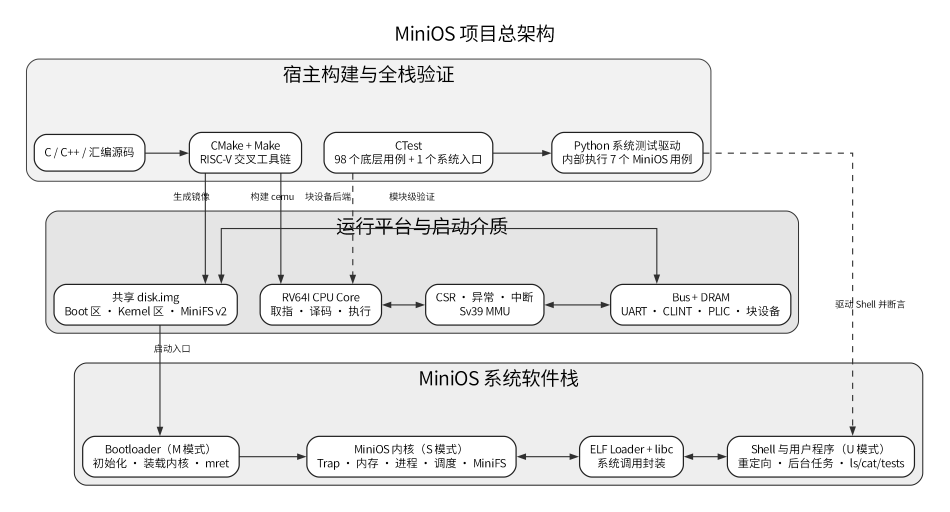
#> input picture docs/02_reports/course_design/figures/fig01_project_architecture.png, 2848 x 1535 px, found by its file name (shown at 1/3 size)
$ python build_markdown_report.py
#> lines starting #> are read from the running program, lines starting #| are printed output that depends on the picture
from __future__ import annotations

import re
import shutil
import subprocess
from pathlib import Path

from PIL import Image


ROOT = Path(__file__).resolve().parents[2]
SOURCE = ROOT / "docs" / "项目报告.md"
OUTPUT = ROOT / "docs" / "output"
IMAGES = OUTPUT / "report_images"
FINAL_ASSETS = ROOT / "docs" / "report_assets" / "final"
REPORT = OUTPUT / "MiniOS项目报告_架构增强版_张晓文_20231071455.md"

DOT = shutil.which("dot") or r"D:\develop\Graphviz-14.1.1-win64\bin\dot.exe"


GRAPH_STYLE = r'''
graph [
  bgcolor="white",
  pad="0.25",
  nodesep="0.30",
  ranksep="0.48",
  splines="ortho",
  fontname="Noto Sans SC",
  fontsize=13
];
node [
  shape=box,
  style="rounded,filled",
  fillcolor="white",
  color="#202020",
  penwidth=1.2,
  fontname="Noto Sans SC",
  fontsize=11,
  margin="0.14,0.09"
];
edge [
  color="#303030",
  penwidth=1.1,
  arrowsize=0.7,
  fontname="Noto Sans SC",
  fontsize=9
];
'''


PROJECT_DOT = rf'''
digraph project_architecture {{
  rankdir=TB;
  newrank=true;
  {GRAPH_STYLE}
  label="MiniOS 项目总架构";
  labelloc=t;
  fontsize=19;

  subgraph cluster_build {{
    label="宿主构建与全栈验证";
    style="rounded,filled"; color="#444444"; fillcolor="#f2f2f2";
    source [label="C / C++ / 汇编源码"];
    build [label="CMake + Make\nRISC-V 交叉工具链"];
    ctest [label="CTest\n98 个底层用例 + 1 个系统入口"];
    systemtest [label="Python 系统测试驱动\n内部执行 7 个 MiniOS 用例"];
    {{rank=same; source; build; ctest; systemtest;}}
    source -> build;
    ctest -> systemtest [label="统一入口"];
  }}

  subgraph cluster_platform {{
    label="运行平台与启动介质";
    style="rounded,filled"; color="#333333"; fillcolor="#e5e5e5";
    cpu [label="RV64I CPU Core\n取指 · 译码 · 执行"];
    privileged [label="CSR · 异常 · 中断\nSv39 MMU"];
    busdev [label="Bus + DRAM\nUART · CLINT · PLIC · 块设备"];
    image [label="共享 disk.img\nBoot 区 · Kernel 区 · MiniFS v2"];
    {{rank=same; cpu; privileged; busdev; image;}}
    cpu -> privileged [dir=both];
    privileged -> busdev [dir=both, label="访存 / 中断"];
    busdev -> image [dir=both, label="块设备后端"];
  }}

  subgraph cluster_system {{
    label="MiniOS 系统软件栈";
    style="rounded,filled"; color="#222222"; fillcolor="#eeeeee";
    boot [label="Bootloader（M 模式）\n初始化 · 装载内核 · mret"];
    kernel [label="MiniOS 内核（S 模式）\nTrap · 内存 · 进程 · 调度 · MiniFS"];
    runtime [label="ELF Loader + libc\n系统调用封装"];
    user [label="Shell 与用户程序（U 模式）\n重定向 · 后台任务 · ls/cat/tests"];
    {{rank=same; boot; kernel; runtime; user;}}
    boot -> kernel [label="加载并进入"];
    kernel -> runtime [dir=both, label="ELF / ecall"];
    runtime -> user [dir=both];
  }}

  build -> cpu [label="构建 cemu"];
  build -> image [label="生成镜像"];
  image -> boot [label="启动入口"];
  systemtest -> user [label="驱动 Shell 并断言", style=dashed];
  ctest -> cpu [label="模块级验证", style=dashed];
}}
'''


SIMULATOR_DOT = rf'''
digraph simulator_architecture {{
  rankdir=LR;
  {GRAPH_STYLE}
  label="cemu 模拟器总架构";
  labelloc=t;
  fontsize=19;

  subgraph cluster_front {{
    label="程序入口与运行控制";
    style="rounded,filled"; color="#444444"; fillcolor="#f2f2f2";
    main [label="main.cpp\n参数解析 · 镜像加载"];
    loop [label="仿真主循环\n单步 / 连续运行 / 退出"];
    monitor [label="日志与调试接口"];
    main -> loop;
    loop -> monitor [dir=both];
  }}

  subgraph cluster_cpu {{
    label="CPU Core";
    style="rounded,filled"; color="#222222"; fillcolor="#dedede";
    pc [label="PC + 32 个通用寄存器"];
    fetch [label="Instruction Fetch"];
    decode [label="Instruction Decoder"];
    exec [label="Instruction Executor\nRV64I + M 扩展"];
    pc -> fetch;
    fetch -> decode;
    decode -> exec;
    exec -> pc [label="写回 / 下一 PC"];
  }}

  subgraph cluster_priv {{
    label="特权架构";
    style="rounded,filled"; color="#444444"; fillcolor="#eeeeee";
    csr [label="CSR File\nmstatus / sstatus / satp ..."];
    except [label="Exception & Trap\n委托 · 向量入口 · mret/sret"];
    mmu [label="Sv39 MMU\nTLB-less 页表遍历"];
    csr -> except [dir=both];
    csr -> mmu [label="satp / 权限"];
  }}

  subgraph cluster_mem {{
    label="存储互连";
    style="rounded,filled"; color="#444444"; fillcolor="#f2f2f2";
    bus [label="Bus / 地址译码"];
    dram [label="DRAM"];
    bus -> dram [dir=both];
  }}

  subgraph cluster_dev {{
    label="内存映射设备";
    style="rounded,filled"; color="#444444"; fillcolor="#e7e7e7";
    uart [label="UART\n终端输出与轮询输入"];
    clint [label="CLINT\nmtime / mtimecmp"];
    plic [label="PLIC\n外部中断汇聚"];
    block [label="Block Device\ndisk.img 后端"];
  }}

  loop -> fetch [label="驱动执行"];
  fetch -> mmu [label="取指地址"];
  exec -> mmu [label="Load / Store"];
  mmu -> bus [dir=both, label="物理访问"];
  exec -> csr [dir=both, label="CSR 指令"];
  exec -> except [label="同步异常"];
  except -> pc [label="Trap PC / 返回 PC"];
  bus -> uart [dir=both];
  bus -> clint [dir=both];
  bus -> plic [dir=both];
  bus -> block [dir=both];
  clint -> except [label="定时器中断", constraint=false];
  plic -> except [label="外部中断", constraint=false];
  uart -> plic [label="IRQ", style=dashed];
}}
'''


OS_DOT = rf'''
digraph os_architecture {{
  rankdir=TB;
  newrank=true;
  {GRAPH_STYLE}
  label="MiniOS 操作系统总架构";
  labelloc=t;
  fontsize=19;

  subgraph cluster_m {{
    label="M 模式：Bootloader 与机器级初始化";
    style="rounded,filled"; color="#222222"; fillcolor="#e1e1e1";
    boot1 [label="阶段 1\n栈 · BSS · CSR · 中断委托"];
    boot2 [label="阶段 2\n从块设备装载内核"];
    enter [label="设置入口与参数\nmret 进入 S 模式"];
    {{rank=same; boot1; boot2; enter;}}
    boot1 -> boot2 -> enter;
  }}

  subgraph cluster_s {{
    label="S 模式：MiniOS 内核";
    style="rounded,filled"; color="#222222"; fillcolor="#eeeeee";
    core [label="启动、Trap 与系统调用\n上下文保存/恢复 · syscall 分派\n时钟中断与抢占点"];
    vm [label="内存管理\n物理页分配 · Sv39 页表\n用户代码/数据/栈"];
    proc [label="进程、调度与同步\nPCB · fork/execve/waitpid\nFCFS/RR · semaphore/mutex"];
    fs [label="文件系统与设备\nfd · MiniFS v2 · 块缓存\nUART 与块设备驱动"];
    loader [label="程序装载\nELF Loader\n地址空间替换"];
    {{rank=same; core; vm; proc; fs; loader;}}
    core -> proc [label="创建 / 等待"];
    core -> fs [label="文件系统调用"];
    proc -> vm [dir=both, label="切换地址空间"];
    loader -> vm [label="建立映射"];
    fs -> loader [label="读取 ELF"];
  }}

  subgraph cluster_u {{
    label="U 模式：ELF 用户空间";
    style="rounded,filled"; color="#222222"; fillcolor="#e7e7e7";
    libc [label="libc 与 syscall 封装"];
    shell [label="Shell\n命令解析 · 重定向 · 后台任务"];
    programs [label="用户程序\nls · cat · echo · 系统测试"];
    {{rank=same; libc; shell; programs;}}
    libc -> shell;
    shell -> programs [dir=both];
  }}

  enter -> core [label="S 模式入口"];
  libc -> core [dir=both, label="ecall / sret"];
  fs -> shell [label="终端与文件 I/O"];
  loader -> programs [label="装载执行"];
  boot2 -> fs [dir=both, label="共享 disk.img", style=dashed];
}}
'''


def render_dot(name: str, source: str) -> None:
#> called with name = 'fig01_project_architecture'
    dot_path = IMAGES / f"{name}.dot"
    png_path = IMAGES / f"{name}.png"
    dot_path.write_text(source, encoding="utf-8")
    subprocess.run(
        [DOT, "-Tpng", "-Gdpi=220", str(dot_path), "-o", str(png_path)],
        check=True,
    )
#> (this line was passed over: subprocess is not available in this run)
    with Image.open(png_path) as image:
#> image is the input picture: PIL image 2848x1535 RGBA; mean R, G, B, A 237.2, 237.2, 237.2, 255
        if image.width > 4200 or image.height > 3000:
            image.thumbnail((4200, 3000), Image.Resampling.LANCZOS)
            image.save(png_path, optimize=True)


def latex_figure(filename: str, caption: str, width: str, landscape: bool = False) -> str:
    if landscape:
        return rf'''
\clearpage
\begin{{landscape}}
\begin{{figure}}[p]
\centering
\includegraphics[width={width},height=15.2cm,keepaspectratio]{{report_images/{filename}}}
\caption{{{caption}}}
\end{{figure}}
\end{{landscape}}
\clearpage
'''.strip()
    return rf'''
\begin{{figure}}[H]
\centering
\includegraphics[width={width},keepaspectratio]{{report_images/{filename}}}
\caption{{{caption}}}
\end{{figure}}
'''.strip()


YAML = r'''---
title: "基于自研 RV64I 模拟平台的 MiniOS 操作系统设计与实现"
subtitle: "操作系统课程设计报告"
author: "张晓文（学号：20231071455）"
date: "2026 年 6 月"
documentclass: ctexart
classoption:
  - a4paper
  - 11pt
papersize: a4
geometry:
  - top=2.3cm
  - bottom=2.1cm
  - left=2.4cm
  - right=2.4cm
CJKmainfont: "SimSun"
CJKmainfontoptions:
  - BoldFont=SimHei
CJKsansfont: "Noto Sans SC"
mainfont: "Times New Roman"
monofont: "Consolas"
linestretch: 1.25
toc-title: "目录"
colorlinks: false
header-includes:
  - |
    \usepackage{pdflscape}
    \usepackage{graphicx}
    \usepackage{float}
    \usepackage{caption}
    \usepackage{booktabs}
    \usepackage{longtable}
    \usepackage{array}
    \usepackage{fancyhdr}
    \usepackage{fvextra}
    \usepackage{etoolbox}
    \setlength{\parindent}{2em}
    \setlength{\parskip}{0.18em}
    \setlength{\headheight}{14pt}
    \captionsetup{font=small,labelsep=quad}
    \fvset{breaklines=true,breakanywhere=true,fontsize=\small}
    \AtBeginEnvironment{longtable}{\small}
    \ctexset{
      section={format=\Large\sffamily\bfseries,beforeskip=1.2em,afterskip=0.7em},
      subsection={format=\large\sffamily\bfseries,beforeskip=0.9em,afterskip=0.5em},
      subsubsection={format=\normalsize\sffamily\bfseries,beforeskip=0.7em,afterskip=0.4em}
    }
    \pagestyle{fancy}
    \fancyhf{}
    \fancyhead[C]{\small MiniOS 操作系统课程设计报告}
    \fancyfoot[C]{\thepage}
    \makeatletter
    \renewcommand{\maketitle}{
      \begin{titlepage}
      \thispagestyle{empty}
      \centering
      \vspace*{2.6cm}
      {\Large\sffamily\bfseries 操作系统课程设计报告\par}
      \vspace{2.7cm}
      {\LARGE\sffamily\bfseries \@title\par}
      \vfill
      {\large 学生姓名：张晓文\par}
      \vspace{0.55cm}
      {\large 学号：20231071455\par}
      \vspace{1.5cm}
      {\large 2026 年 6 月\par}
      \vspace*{1.2cm}
      \end{titlepage}
    }
    \makeatother
---
'''


def build_markdown() -> None:
    source = SOURCE.read_text(encoding="utf-8")
    body = source[source.index("# 1. 前言") :]

    fig1 = latex_figure(
        "fig01_project_architecture.png",
        "MiniOS 项目总架构",
        "24cm",
        landscape=True,
    )
    fig2 = latex_figure(
        "fig02_simulator_architecture.png",
        "cemu 模拟器总架构",
        "24cm",
        landscape=True,
    )
    fig3 = latex_figure(
        "fig03_os_architecture.png",
        "MiniOS 操作系统总架构",
        "24cm",
        landscape=True,
    )

    body = re.sub(r"【图 1 占位：[^】]+】", lambda _: fig1, body)
    body = re.sub(r"【图 2 占位：[^】]+】", lambda _: fig2 + "\n\n" + fig3, body)
    body = re.sub(r"【图 3 占位：[^】]+】", "", body)
    body = re.sub(
        r"【图 4 占位：[^】]+】",
        lambda _: latex_figure("fig04_boot.png", "两阶段 Bootloader 启动流程", "7.5cm"),
        body,
    )
    body = re.sub(
        r"【图 5 占位：[^】]+】",
        lambda _: latex_figure("fig05_trap.png", "Trap、系统调用与调度链路", "7.5cm"),
        body,
    )
    body = re.sub(
        r"【图 6 占位：[^】]+】",
        lambda _: latex_figure("fig06_disk.png", "MiniFS v2 磁盘布局", "14cm"),
        body,
    )
    body = re.sub(
        r"【图 7 占位：[^】]+】",
        lambda _: latex_figure(
            "fig07_shell.png",
            "Shell 的 fork、execve 与 waitpid 执行链路",
            "7.5cm",
        ),
        body,
    )
    body = re.sub(
        r"【截图占位 1：[^】]+】",
        lambda _: latex_figure("fig08_terminal.png", "MiniOS 启动并进入 Shell 的真实运行画面", "13.5cm"),
        body,
    )

    REPORT.write_text(YAML + "\n" + body.rstrip() + "\n", encoding="utf-8")


def main() -> None:
    IMAGES.mkdir(parents=True, exist_ok=True)
    render_dot("fig01_project_architecture", PROJECT_DOT)
    render_dot("fig02_simulator_architecture", SIMULATOR_DOT)
#> call 2 of render_dot, with name = 'fig02_simulator_architecture'
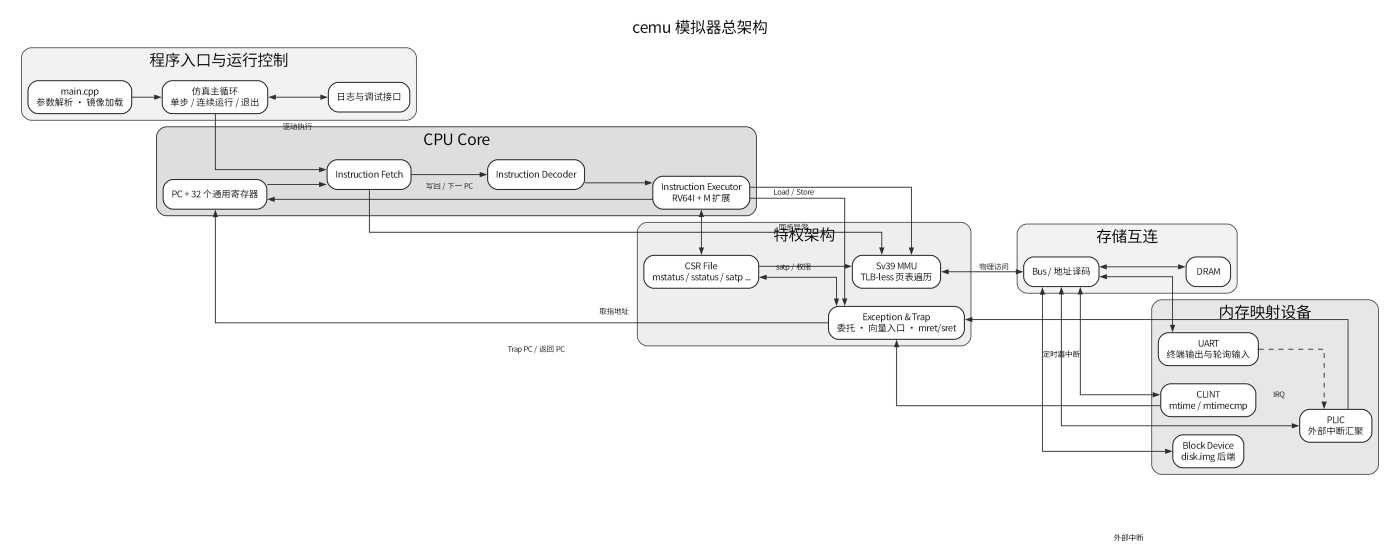
#> input picture docs/02_reports/course_design/figures/fig02_simulator_architecture.png, 4200 x 1673 px, found by its file name (shown at 1/3 size)
#> in render_dot, image is the input picture: PIL image 4200x1673 RGBA; mean R, G, B, A 246.3, 246.3, 246.3, 254.9
    render_dot("fig03_os_architecture", OS_DOT)
#> call 3 of render_dot, with name = 'fig03_os_architecture'
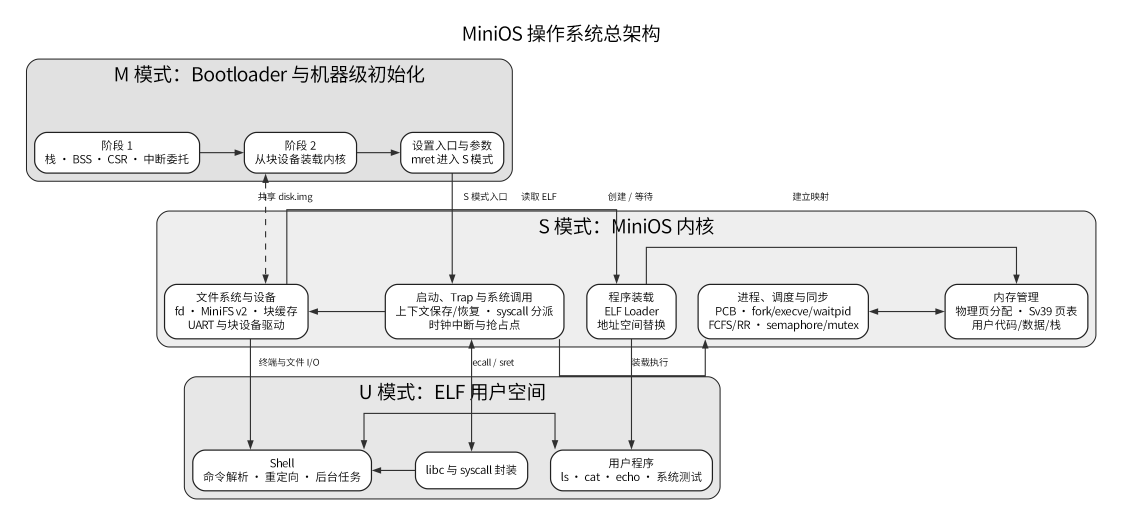
#> input picture docs/02_reports/course_design/figures/fig03_os_architecture.png, 3367 x 1576 px, found by its file name (shown at 1/3 size)
#> in render_dot, image is the input picture: PIL image 3367x1576 RGB; min 0, max 255, mean 239.8

    copies = {
        "fig4_boot.png": "fig04_boot.png",
        "fig5_trap.png": "fig05_trap.png",
        "fig6_disk.png": "fig06_disk.png",
        "fig7_shell.png": "fig07_shell.png",
        "fig8_terminal.png": "fig08_terminal.png",
    }
    for src, dst in copies.items():
        shutil.copy2(FINAL_ASSETS / src, IMAGES / dst)

    build_markdown()
    print(REPORT)


if __name__ == "__main__":
#> (the run stopped early here; a loop or call above may not have finished)
